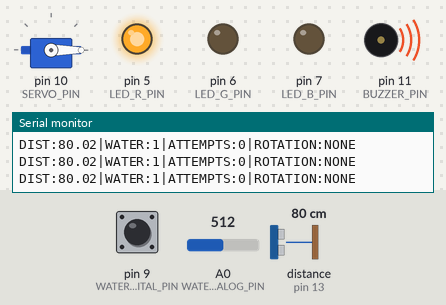
The sketch below on a simulated Arduino Uno, built with avr-gcc and run on an emulated ATmega328P. On the bench: servo, output pins drawn as LEDs (lit = HIGH), buzzer (waves = sounding), the last lines printed to the serial monitor. Wiring (inferred from the names in the program): ultrasonic range finder: trigger pin 12; echo pin 13. The test bench sets the inputs (shaded band); at power-on: distance to the obstacle (sensor on pin 13) 80 cm, A0 (WATER_ANALOG_PIN) = 512, pin 9 (WATER_DIGITAL_PIN) HIGH. The echo pulse lasts 58.3 µs per cm; pins used as bus, display or sensor lines are not drawn.

Above: at 1.2 s.
1.3 s: distance to the obstacle (sensor on pin 13) set to 7 cm
4.3 s: distance to the obstacle (sensor on pin 13) set to 4 cm
At 4.9 s:
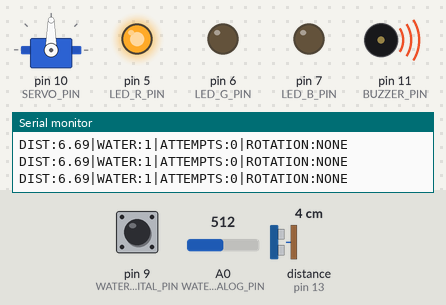
7.3 s: A0 (WATER_ANALOG_PIN) set to 810
10.3 s: A0 (WATER_ANALOG_PIN) set to 790
At 11.3 s:
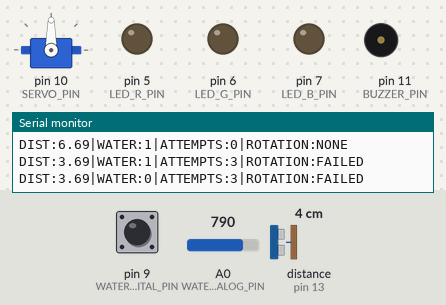
13.3 s: A0 (WATER_ANALOG_PIN) set to 900
At 13.68 s:
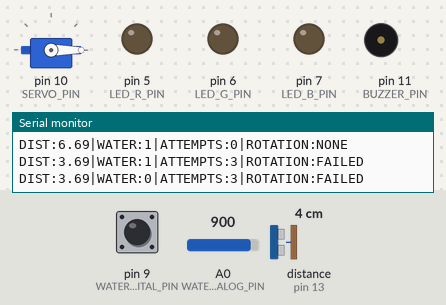
Timing chart, 0 to 17.3 s (numbered marks = the images above; inputs shaded):
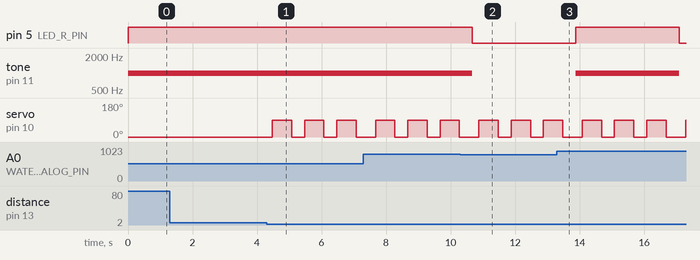

Measured:
- the behaviour switches between 6 and 5 cm on distance to the obstacle (sensor on pin 13) (found by bisection; images 0 and 1)
- after the input at 4.3 s, servo on pin 10 (SERVO_PIN): alternates 90° for 0.60 s and 0° for 0.40 s, starting after 0.17 s

The sketch:

arduino.ino
```cpp
#include <Servo.h>

const int ECHO_PIN   = 13;
const int TRIG_PIN   = 12;
const int BUZZER_PIN = 11;
const int SERVO_PIN  = 10;
const int LED_B_PIN  = 7;
const int LED_G_PIN  = 6;
const int LED_R_PIN  = 5;
const int WATER_ANALOG_PIN = A0;
const int WATER_DIGITAL_PIN = 9;

const float DISTANCE_LIMIT = 5.0;
const int WATER_ANALOG_THRESHOLD = 800;
const int MAX_SERVO_ATTEMPTS = 3;
const int SERVO_OPEN_ANGLE = 90;
const int SERVO_CLOSED_ANGLE = 0;

Servo myServo;

int rotation_attempts = 0;
bool rotation_success = false;
bool rotation_result_available = false;

void set_alert(bool water_detected) {
  if (water_detected) {
    digitalWrite(LED_R_PIN, HIGH);
    digitalWrite(LED_G_PIN, LOW);
    digitalWrite(LED_B_PIN, LOW);
    tone(BUZZER_PIN, 1000);
  } else {
    digitalWrite(LED_R_PIN, LOW);
    digitalWrite(LED_G_PIN, LOW);
    digitalWrite(LED_B_PIN, LOW);
    noTone(BUZZER_PIN);
  }
}

float read_distance() {
  digitalWrite(TRIG_PIN, LOW);
  delayMicroseconds(2);
  digitalWrite(TRIG_PIN, HIGH);
  delayMicroseconds(10);
  digitalWrite(TRIG_PIN, LOW);

  long duration = pulseIn(ECHO_PIN, HIGH, 25000);

  if (duration == 0) {
    return -1.0;
  }

  return (duration * 0.0343) / 2.0;
}

bool run_servo_cycle(int max_attempts) {
  rotation_attempts = 0;
  rotation_success = false;
  rotation_result_available = true;

  for (int attempt = 1; attempt <= max_attempts; attempt++) {
    rotation_attempts = attempt;

    myServo.write(SERVO_OPEN_ANGLE);
    delay(600);

    myServo.write(SERVO_CLOSED_ANGLE);
    delay(400);
  }

  // Nova leitura depois das tentativas.
  float distance_after_rotation = read_distance();

  rotation_success = (distance_after_rotation > 0 && distance_after_rotation > DISTANCE_LIMIT);

  return rotation_success;
}

void setup() {
  Serial.begin(9600);

  pinMode(TRIG_PIN, OUTPUT);
  pinMode(ECHO_PIN, INPUT);
  pinMode(BUZZER_PIN, OUTPUT);

  pinMode(LED_R_PIN, OUTPUT);
  pinMode(LED_G_PIN, OUTPUT);
  pinMode(LED_B_PIN, OUTPUT);

  pinMode(WATER_DIGITAL_PIN, INPUT_PULLUP);

  myServo.attach(SERVO_PIN);
  myServo.write(SERVO_CLOSED_ANGLE);
}

void loop() {
  float distance = read_distance();

  int water_analog = analogRead(WATER_ANALOG_PIN);
  int water_digital = digitalRead(WATER_DIGITAL_PIN);

  bool water_detected = (
    water_digital == LOW ||
    water_analog < WATER_ANALOG_THRESHOLD
  );

  // Reinicia os resultados do ciclo anterior.
  rotation_attempts = 0;
  rotation_success = false;
  rotation_result_available = false;

  if (distance > 0 && distance <= DISTANCE_LIMIT) {
    run_servo_cycle(MAX_SERVO_ATTEMPTS);

    // Atualiza a distância após a movimentação.
    distance = read_distance();
  } else {
    myServo.write(SERVO_CLOSED_ANGLE);
  }

  set_alert(water_detected);

  // Envia a telemetria pela Serial.
  Serial.print("DIST:");
  Serial.print(distance, 2);

  Serial.print("|WATER:");
  Serial.print(water_detected ? 1 : 0);

  Serial.print("|ATTEMPTS:");
  Serial.print(rotation_attempts);

  Serial.print("|ROTATION:");

  if (!rotation_result_available) {
    Serial.println("NONE");
  } else if (rotation_success) {
    Serial.println("SUCCESS");
  } else {
    Serial.println("FAILED");
  }

  delay(200);
}
```
